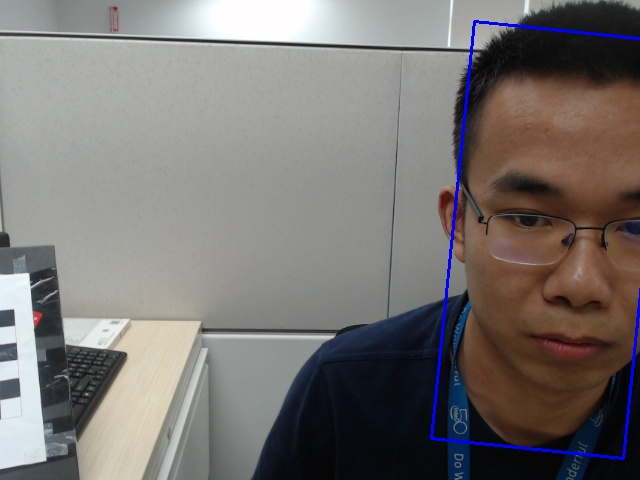
#> input picture video_ana/q.jpg, 640 x 480 px, given in place of the camera
$ python meanshift.py
#> lines starting #> are read from the running program, lines starting #| are printed output that depends on the picture; after the words box and inside, x2 and y2 are one past the last pixel; in counts of white or black regions, pixels touching at a corner belong together
import numpy as np
import cv2

cap = cv2.VideoCapture(0)
ret, frame = cap.read()
#> frame is the input picture: shape (480, 640, 3); mean B, G, R 114.5, 116.1, 120.5

# setup initial location of window
r, h, c, w = 250, 90, 400, 125
track_win = (c, r, w, h)

# set up the ROI for tracking
roi = frame[r:r + h, c:c + w]
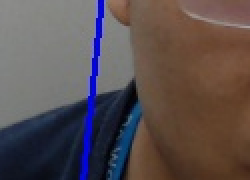
#> roi: shape (90, 125, 3) (shown 2 times larger); mean B, G, R 80, 79.3, 90.5
hsv_roi = cv2.cvtColor(frame, cv2.COLOR_BGR2HSV)
#> hsv_roi: shape (480, 640, 3); mean H, S, V 51.2, 50.5, 126.3
mask = cv2.inRange(hsv_roi, np.array((0., 60., 32.)), np.array((180., 255., 255.)))
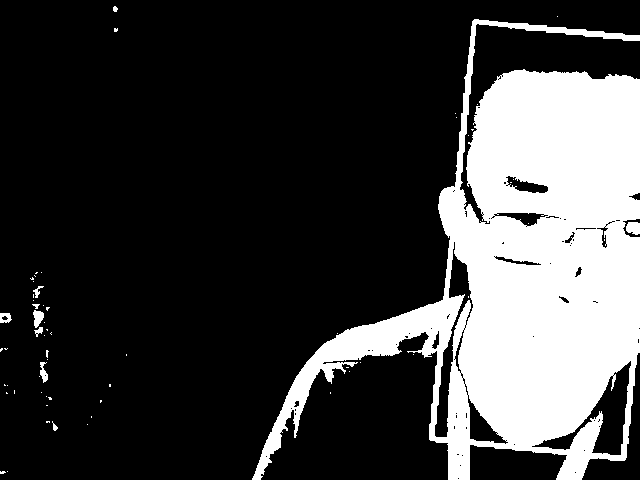
#> mask: shape (480, 640); 24.2% white; 62 white regions (52 under 20 px), largest, box (x1, y1, x2, y2) and area: (252, 19, 640, 480) 73624, (626, 222, 640, 235) 152, (33, 310, 44, 328) 130
roi_hist = cv2.calcHist([hsv_roi], [0], mask, [180], [0, 180])
#> roi_hist = 180 values, max 17770 at index 11, min 0 at index 25, mean 413.5
cv2.normalize(roi_hist, roi_hist, 0, 255, cv2.NORM_MINMAX)

# setup the termination criteria, either 10 iteration or move by at least 1 pt
term_crit = (cv2.TERM_CRITERIA_EPS | cv2.TERM_CRITERIA_COUNT, 10, 1)

while (1):
    ret, frame = cap.read()

    if ret:
        hsv = cv2.cvtColor(frame, cv2.COLOR_BGR2HSV)
        dst = cv2.calcBackProject([hsv], [0], roi_hist, [0, 180], 1)
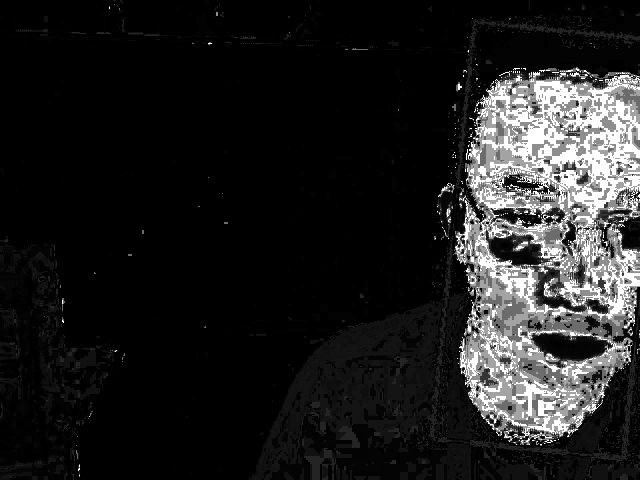
#> dst: shape (480, 640); min 0, max 255, mean 32.3

        # apply meanshift to get the new location
        ret, track_win = cv2.meanShift(dst, track_win, term_crit)
#> ret = 9; track_win = (462, 246, 125, 90)

        # draw it on image
        x, y, w, h = track_win
#> x = 462; y = 246; w = 125; h = 90
        img2 = cv2.rectangle(frame, (x, y), (x + w, y + h), 255, 2)
        cv2.imshow('img2', img2)

        k = cv2.waitKey(1)
#> (key q is pressed here)

        # 按下 's' 保存截图
        if k == ord('s'):
            cv2.imwrite("test.jpg", img2)

        # 按下 'q' 退出
        if k == ord('q'):
            break

    else:
        break

cv2.destroyAllWindows()
#> (the run stopped early here; a loop or call above may not have finished)
